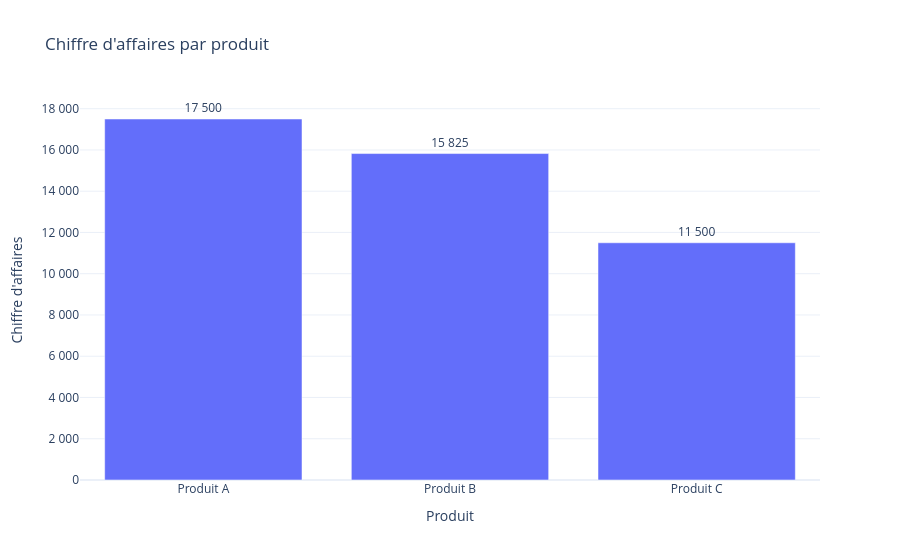

Source (notebook cell):
### Markdown cell above
### 3.b Chiffre d'affaires par produit

### Code cell
creer_graphique_barres("chiffre_affaires", "ca-par-produit.html")

### Figure 1 — Plotly figure (JSON) as saved in the notebook; plotly's stock layout.template omitted (floating-point values rounded to 4 significant figures)
{"data": [{"hovertemplate": "Produit=%{x}<br>Chiffre d'affaires=%{text}<extra></extra>", "legendgroup": "", "marker": {"color": "#636efa", "pattern": {"shape": ""}}, "name": "", "orientation": "v", "showlegend": false, "text": [17500.0, 15820.0, 11500.0], "textposition": "outside", "texttemplate": "%{text:,.0f}", "type": "bar", "x": ["Produit A", "Produit B", "Produit C"], "xaxis": "x", "y": [17500, 15825, 11500], "yaxis": "y"}], "layout": {"barmode": "relative", "legend": {"tracegroupgap": 0}, "separators": ", ", "title": {"text": "Chiffre d'affaires par produit"}, "xaxis": {"anchor": "y", "domain": [0, 1], "title": {"text": "Produit"}}, "yaxis": {"anchor": "x", "domain": [0, 1], "tickformat": ",.0f", "title": {"text": "Chiffre d'affaires"}}}}
